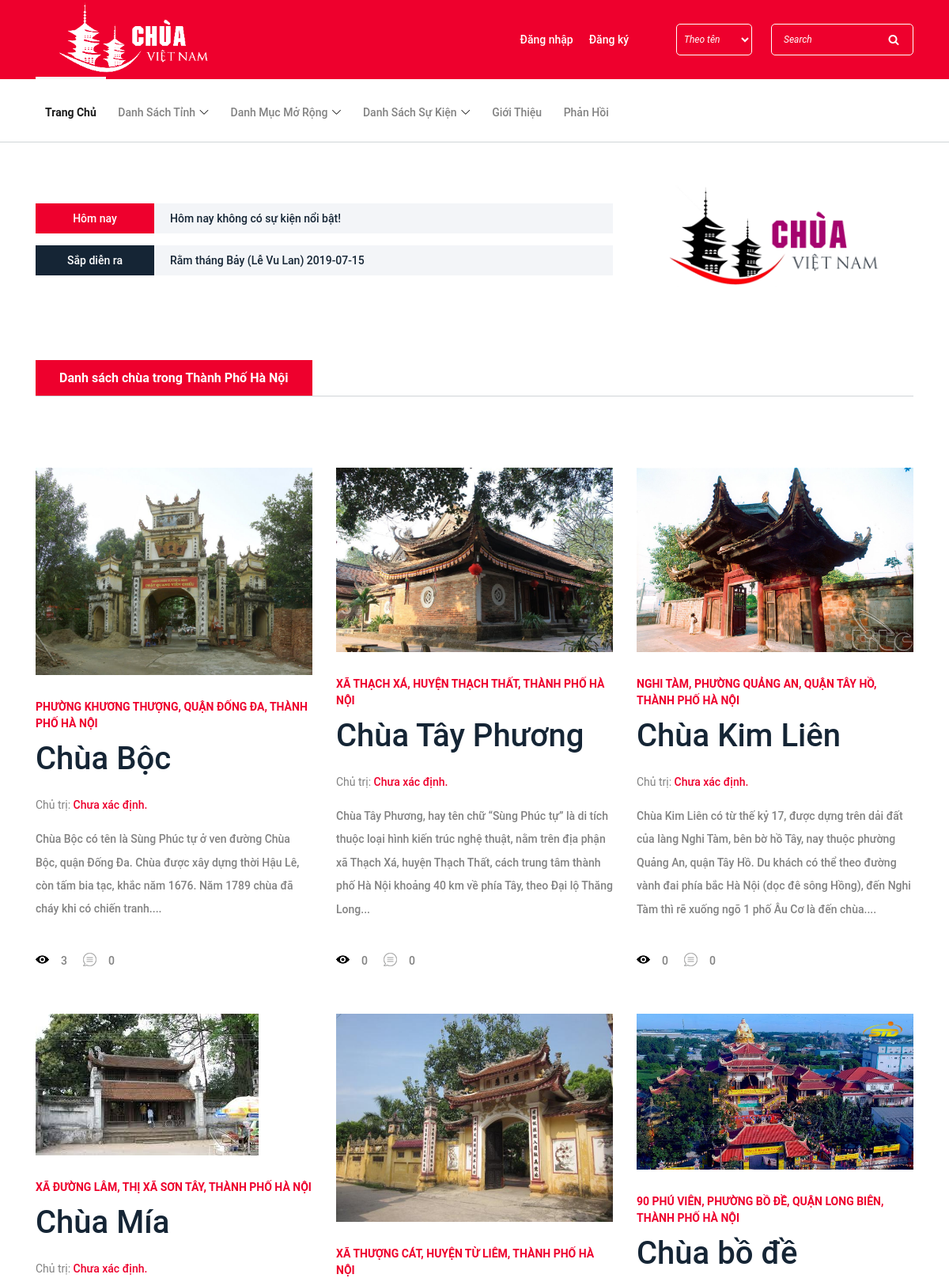
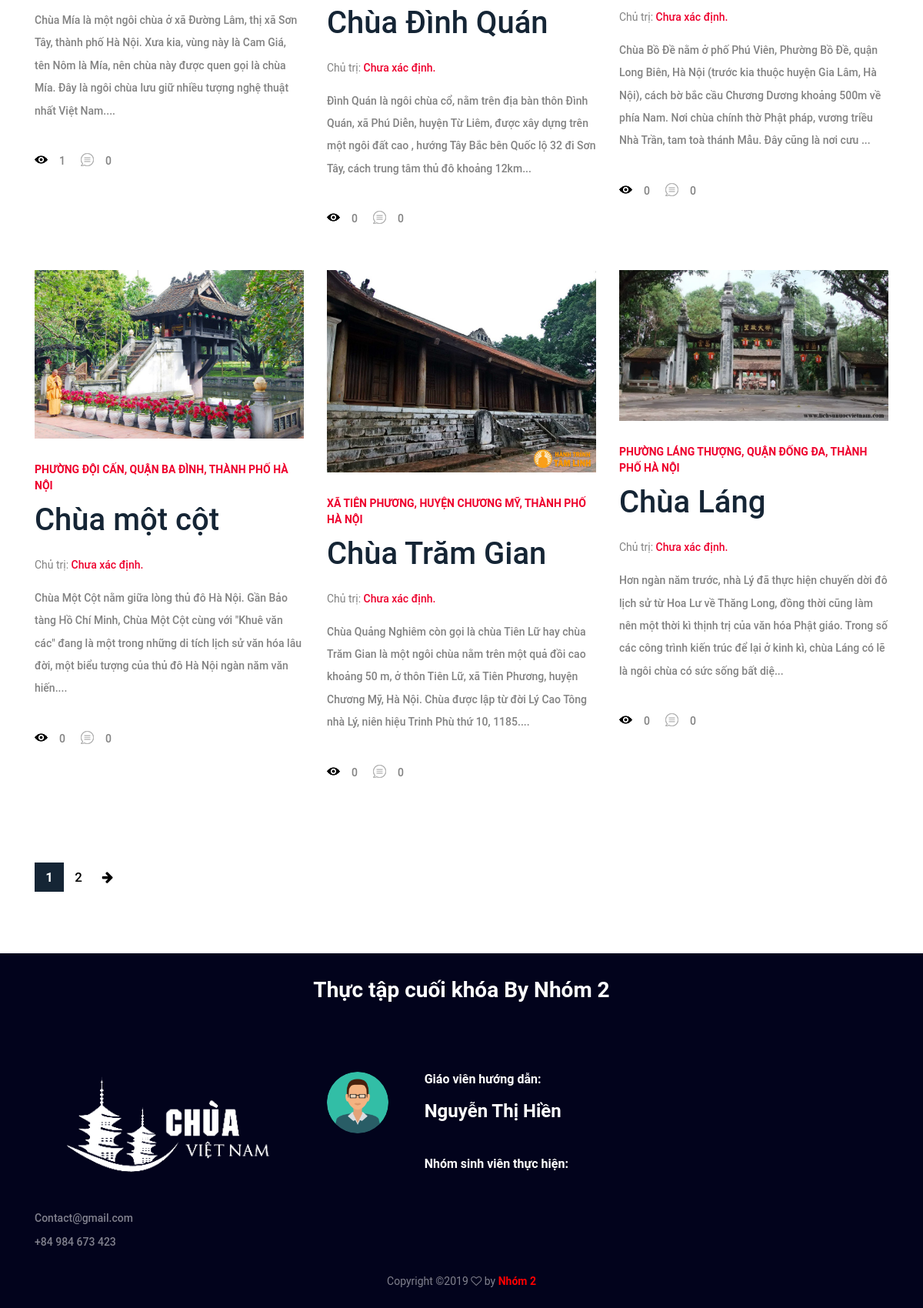
The page /chua/tinh/01 on the database its author committed (2 pictures, top to bottom).
### tables this page shows
CREATE TABLE `su_kien` (
  `id` int(50) NOT NULL,
  `ten` varchar(255) NOT NULL,
  `mo_ta` text NOT NULL,
  `ngay_dien_ra` date NOT NULL
);

CREATE TABLE `chua` (
  `id` int(50) NOT NULL,
  `ten` varchar(255) NOT NULL,
  `so_nha` varchar(50) NOT NULL,
  `id_phuong` varchar(50) DEFAULT NULL,
  `id_tinh` varchar(50) DEFAULT NULL,
  `id_quan` varchar(50) NOT NULL,
  `tieu_de` varchar(255) NOT NULL,
  `nguoi_chu_tri` varchar(255) NOT NULL,
  `view` int(50) DEFAULT NULL,
  `mo_ta` text NOT NULL,
  `nam_xay_dung` date NOT NULL,
  `anh` varchar(255) NOT NULL,
  `list_anh` text NOT NULL,
  `id_danh_muc` int(50) NOT NULL,
  `su_kien` text NOT NULL,
  `ngay_tao` double NOT NULL
);

### index.php (called while the page is built, shortened)
<?php
require_once BASEPATH.'core/CodeIgniter.php';

### application/core/My_Controller.php (called while the page is built, shortened)
<?php if ( ! defined('BASEPATH')) exit('No direct script access allowed');
class MY_Controller extends CI_Controller {
	public $data = array();
	public function __construct()
	{
		$controllers = $this->uri->segment(1);
		switch ($controllers) {
			default:
			$this->data['su_kien_gan_nhat'] = $this->su_kien_gan_nhat();
			break;
		}
	}
	private function su_kien_gan_nhat(){
		$date_now = date('Y-m-d');
		$input['order'] = array('ngay_dien_ra','ASC');
		$input['limit'] = array(3,0);
		$input['where'] = array('ngay_dien_ra >' => $date_now);
		$su_kien_gan_nhat = $this->Sukien_model->get_list($input);
		return $su_kien_gan_nhat;
	}
}

### application/core/MY_Model.php (called while the page is built, shortened)
<?php if ( ! defined('BASEPATH')) exit('No direct script access allowed');
class MY_Model extends CI_Model {
	var $table = '';
	var $key = 'id';
	var $order = '';
	function update($id, $data)
	{
	 	return TRUE;
	}
	function update_rule($where, $data)
	{
	 	$this->db->where($where);
	 	$this->db->update($this->table, $data);
	 	return TRUE;
	}
	function query($sql){
		$rows = $this->db->query($sql);
		return $rows->result();
	}
	function get_info_rule($where = array(), $field= '')
	{
	    if($field)
	    {
	        $this->db->select($field);
	    }
		$this->db->where($where);
		$query = $this->db->get($this->table);
		if ($query->num_rows())
		{
			return $query->row();
		}
		return FALSE;
	}
	function get_list($input = array())
	{
		$query = $this->db->get($this->table);
		return $query->result();
	}
	protected function get_list_set_input($input = array())
	{
		if ((isset($input['where'])) && $input['where'])
		{
			$this->db->where($input['where']);
		}
		if (isset($input['order'][0]) && isset($input['order'][1]))
		{
			$this->db->order_by($input['order'][0], $input['order'][1]);
		}
		else
		{
			$order = ($this->order == '') ? array($this->table.'.'.$this->key, 'desc') : $this->order;
			$this->db->order_by($order[0], $order[1]);
		}
		if (isset($input['limit'][0]) && isset($input['limit'][1]))
		{
			$this->db->limit($input['limit'][0], $input['limit'][1]);
		}
	}
}
?>

### application/helpers/public_helper.php (called while the page is built, shortened)
<?php
	function public_url($url = '')
	{
        return base_url('public/'.$url);
	}
	function chua_url($url = '')
	{
        return base_url('upload/chua/'.$url);
	}
 ?>

### application/views/site/chua/index.php (the view, shortened to what this page needs)
<div class="hero-area">
    <?php $this->load->view('site/hero_area'); ?>
</div>
<div class="blog-area section-padding-0-80">
    <div class="container">
        <div class="row">
            <div class="col-12 col-lg-12">
                <div class="section-heading">
                    <h6><?php
                    if(!empty($title)){
                        echo $title;
                    }else{
                        echo 'Danh sách chùa!';
                    }
                    ?>
                </h6>
            </div>
            <div class="blog-posts-area">
                <div class="row">
                    <?php if (!empty($chuas)): ?>
                        <?php foreach ($chuas as $row): ?>
                            <div class="col-md-4 single-blog-post featured-post mb-30">
                                <div class="post-thumb">
                                    <a href="<?php echo base_url('chua/view/') . $row->id; ?>"><img src="<?php echo chua_url($row->anh); ?>" alt="<?php echo $row->ten ?>"></a>
                                </div>
                                <div class="post-data">
                                    <a href="<?php echo base_url('chua/tinh/') . $row->provinceid; ?>" class="post-catagory">
                                        <?php if (isset($row->dia_chi)): ?>
                                            <?php echo  $row->dia_chi; ?>
                                        <?php else: ?>
                                            <?php echo  $row->type .' '.$row->name; ?>
                                        <?php endif ?>
                                        </a>
                                    <a href="<?php echo base_url('chua/view/') . $row->id; ?>" class="post-title">
                                        <h6><?php echo $row->ten; ?></h6>
                                    </a>
                                    <div class="post-meta">
                                        <p class="post-author">Chủ trị: <a href="#"><?php echo (!empty($row->nguoi_chu_tri)) ? $row->nguoi_chu_tri : 'Chưa xác định' ; ?>.</a></p>
                                        <p class="post-excerp"><?php echo $row->tieu_de; ?>...</p>
                                        <div class="d-flex align-items-center">
                                            <a href="#" class="post-like"><img src="<?php echo public_url('site'); ?>/img/core-img/view.png" alt=""> <span><?php echo $row->view ?></span></a>
                                            <a href="#" class="post-comment"><img src="<?php echo public_url('site'); ?>/img/core-img/chat.png" alt=""> <span><?php echo $row->tong_binh_luan; ?></span></a>
                                        </div>
                                    </div>
                                </div>
                            </div>
                        <?php endforeach ?>
                    <?php else: ?>
                            <div class="alert alert-success text-center col-12" style="color: red; font-size: 130%;" role="alert">Không có chùa phù hợp</div>
                    <?php endif ?>
                </div>
                <nav aria-label="Page navigation example" class="Panigation">
                    <?php echo $this->pagination->create_links(); ?>
                </nav>
            </div>
        </div>
    </div>
</div>
</div>

### application/views/site/hero_area.php (shortened to what this page needs)
<div class="container">
    <div class="row align-items-center">
        <div class="col-12 col-lg-8">
            <div class="breaking-news-area d-flex align-items-center">
                <div class="news-title">
                    <p>Hôm nay</p>
                </div>
                <div id="breakingNewsTicker" class="ticker">
                    <ul>
                        <?php if (!empty($su_kien_hom_nay->id)): ?>
                            <li><a href="<?php echo base_url('chua/sukien/') . $su_kien_hom_nay->id; ?>"><?php echo $su_kien_hom_nay->ngay_dien_ra ?>.</a></li>
                            <li><a href="<?php echo base_url('chua/sukien/') . $su_kien_hom_nay->id; ?>"><?php echo $su_kien_hom_nay->ten ?>.</a></li>
                        <?php else: ?>
                            <li><a data-href="#">Hôm nay không có sự kiện nổi bật!</a></li>
                        <?php endif ?>
                    </ul>
                </div>
            </div>
            <div class="breaking-news-area d-flex align-items-center mt-15">
                <div class="news-title title2">
                    <p>Sắp diễn ra</p>
                </div>
                <div id="internationalTicker" class="ticker">
                    <ul>
                        <?php if (!empty($su_kien_gan_nhat)): ?>
                            <?php foreach ($su_kien_gan_nhat as $row): ?>
                                <li><a href="<?php echo base_url('chua/sukien/') . $row->id; ?>"><?php echo $row->ten .' '. $row->ngay_dien_ra ?></a></li>
                            <?php endforeach ?>
                        <?php else: ?>
                            <li><a data-href="#">Welcome to website.</a></li>
                            <li><a data-href="#">Welcome to website.</a></li>
                        <?php endif ?>
                    </ul>
                </div>
            </div>
        </div>
        <div class="col-12 col-lg-4">
            <div class="hero-add">
                <a href="#"><img src="<?php echo public_url('site') ?>/img/bg-img/hero-add.gif" alt=""></a>
            </div>
        </div>
    </div>
</div>

### public/site/style.css (style rules this page uses)
* { margin: 0; padding: 0; }
body { font-family: "Roboto", sans-serif; font-size: 14px; }
h1, h2, h3, h4, h5, h6 { color: #152535; line-height: 1.3; font-weight: 700; }
p { color: #828282; font-size: 14px; line-height: 2; font-weight: 400; }
ul, ol { margin: 0; }
img { height: auto; max-width: 100%; }
.mt-15 { margin-top: 15px !important; }
.mb-30 { margin-bottom: 30px !important; }
.section-padding-0-80 { padding-top: 0; padding-bottom: 80px; }
.section-heading { position: relative; z-index: 1; margin-bottom: 90px; border-bottom: 1px solid #d0d5d8; }
.section-heading h6 { font-size: 16px; margin-bottom: 0; line-height: 45px; height: 45px; min-width: 140px; padding: 0 30px; background-color: #ee002d; color: #fff; font-weight: 700; display: inline-block; text-align: center; }
.hero-area { position: relative; z-index: 1; padding: 50px 0 80px; }
.hero-area .breaking-news-area { position: relative; z-index: 1; }
.hero-area .breaking-news-area .news-title { min-width: 150px; height: 38px; background-color: #ee002d; text-align: center; padding: 0 20px; }
.hero-area .breaking-news-area .news-title p { margin-bottom: 0; font-weight: 500; color: #fff; line-height: 38px; }
.hero-area .breaking-news-area .news-title.title2 { background-color: #152535; }
.hero-area .breaking-news-area .ticker { width: 100%; text-align: left; position: relative; overflow: hidden; padding: 0 20px; background-color: #f3f5f8; }
.hero-area .breaking-news-area .ticker ul { width: 100%; position: relative; z-index: 1; }
.hero-area .breaking-news-area .ticker ul li { display: none; width: 100%; }
.hero-area .breaking-news-area .ticker ul li a { display: block; font-size: 14px; color: #152535; height: 38px; line-height: 38px; }
.hero-add { position: relative; z-index: 1; }
.single-blog-post { position: relative; z-index: 1; }
.single-blog-post .post-thumb a { display: block; }
.single-blog-post .post-data { padding: 30px 0; }
.single-blog-post .post-data .post-catagory { font-size: 14px; color: #ee002d; text-transform: uppercase; font-weight: 700; margin-bottom: 10px; display: block; }
.single-blog-post .post-data .post-title { display: block; }
.single-blog-post .post-data .post-title h6 { -webkit-transition-duration: 500ms; transition-duration: 500ms; line-height: 1.9; }
.single-blog-post .post-data .post-meta .post-like { display: -webkit-box; display: -ms-flexbox; display: flex; -webkit-box-align: flex-end; -ms-flex-align: flex-end; -ms-grid-row-align: flex-end; align-items: flex-end; }
.single-blog-post .post-data .post-meta .post-like span { line-height: 1; margin-left: 15px; }
.single-blog-post .post-data .post-meta .post-comment { margin-left: 20px; display: -webkit-box; display: -ms-flexbox; display: flex; -webkit-box-align: flex-end; -ms-flex-align: flex-end; -ms-grid-row-align: flex-end; align-items: flex-end; }
.single-blog-post .post-data .post-meta .post-comment span { line-height: 1; margin-left: 15px; }
.single-blog-post.featured-post { position: relative; z-index: 1; }
.single-blog-post.featured-post .post-data { padding: 30px 0; }
.single-blog-post.featured-post .post-data .post-title h6 { font-size: 40px; line-height: 1.2; margin-bottom: 20px; font-weight: 500; }
.single-blog-post.featured-post .post-data .post-author { margin-bottom: 15px; display: block; width: 100%; }
.single-blog-post.featured-post .post-data .post-author a { display: inline-block; color: #ee002d; }
.single-blog-post.featured-post .post-data .post-excerp { font-weight: 500; margin-bottom: 40px; display: block; line-height: 2.1; }

### public/site/customsite.css (style rules this page uses)
nav.Panigation { margin-top: 50px; }
nav.Panigation a,nav.Panigation strong { color: #000; line-height: 38px; position: relative; width: 38px; height: 38px; font-size: 120%; text-align: center; display: inline-block; }
nav.Panigation strong, nav.Panigation a:hover { background-color: #152535; color: #fff; }

### rows shown on the page
su_kien: ten "Rằm tháng Bảy (Lễ Vu Lan)", ngay_dien_ra "2019-07-15"
chua: anh (picture), dia_chi "PHƯỜNG KHƯƠNG THƯỢNG, QUẬN ĐỐNG ĐA, THÀNH PHỐ HÀ NỘI", ten "Chùa Bộc", tieu_de "Chùa Bộc có tên là Sùng Phúc tự ở ven đường Chùa Bộc, quận Đống Đa. Chùa được xây dựng thời Hậu Lê, còn tấm bia tạc, khắc năm 1676. Năm 1789 chùa đã cháy khi có chiến tranh.", view "3", tong_binh_luan "0"
chua: anh (picture), dia_chi "XÃ THẠCH XÁ, HUYỆN THẠCH THẤT, THÀNH PHỐ HÀ NỘI", ten "Chùa Tây Phương", tieu_de "Chùa Tây Phương, hay tên chữ “Sùng Phúc tự” là di tích thuộc loại hình kiến trúc nghệ thuật, nằm trên địa phận xã Thạch Xá, huyện Thạch Thất, cách trung tâm thành phố Hà Nội khoảng 40 km về phía Tây, theo Đại lộ Thăng Long", view "0"
chua: anh (picture), dia_chi "NGHI TÀM, PHƯỜNG QUẢNG AN, QUẬN TÂY HỒ, THÀNH PHỐ HÀ NỘI", ten "Chùa Kim Liên", tieu_de "Chùa Kim Liên có từ thế kỷ 17, được dựng trên dải đất của làng Nghi Tàm, bên bờ hồ Tây, nay thuộc phường Quảng An, quận Tây Hồ. Du khách có thể theo đường vành đai phía bắc Hà Nội (dọc đê sông Hồng), đến Nghi Tàm thì rẽ xuống ngõ 1 phố Âu Cơ là đến chùa.", view "0"
chua: anh (picture), dia_chi "XÃ ĐƯỜNG LÂM, THỊ XÃ SƠN TÂY, THÀNH PHỐ HÀ NỘI", ten "Chùa Mía", tieu_de "Chùa Mía là một ngôi chùa ở xã Đường Lâm, thị xã Sơn Tây, thành phố Hà Nội. Xưa kia, vùng này là Cam Giá, tên Nôm là Mía, nên chùa này được quen gọi là chùa Mía. Đây là ngôi chùa lưu giữ nhiều tượng nghệ thuật nhất Việt Nam.", view "1", tong_binh_luan "0"
chua: anh (picture), dia_chi "XÃ THƯỢNG CÁT, HUYỆN TỪ LIÊM, THÀNH PHỐ HÀ NỘI", ten "Chùa Đình Quán", tieu_de "Đình Quán là ngôi chùa cổ, nằm trên địa bàn thôn Đình Quán, xã Phú Diễn, huyện Từ Liêm, được xây dựng trên một ngôi đất cao , hướng Tây Bắc bên Quốc lộ 32 đi Sơn Tây, cách trung tâm thủ đô khoảng 12km", view "0"
chua: anh (picture), dia_chi "90 PHÚ VIÊN, PHƯỜNG BỒ ĐỀ, QUẬN LONG BIÊN, THÀNH PHỐ HÀ NỘI", ten "Chùa bồ đề", tieu_de "Chùa Bồ Đề nằm ở phố Phú Viên, Phường Bồ Đề, quận Long Biên, Hà Nội (trước kia thuộc huyện Gia Lâm, Hà Nội), cách bờ bắc cầu Chương Dương khoảng 500m về phía Nam. Nơi chùa chính thờ Phật pháp, vương triều Nhà Trần, tam toà thánh Mẫu. Đây cũng là nơi cưu", view "0"
chua: anh (picture), dia_chi "PHƯỜNG ĐỘI CẤN, QUẬN BA ĐÌNH, THÀNH PHỐ HÀ NỘI", ten "Chùa một cột", tieu_de "Chùa Một Cột nằm giữa lòng thủ đô Hà Nội. Gần Bảo tàng Hồ Chí Minh, Chùa Một Cột cùng với \"Khuê văn các\" đang là một trong những di tích lịch sử văn hóa lâu đời, một biểu tượng của thủ đô Hà Nội ngàn năm văn hiến.", view "0"
chua: anh (picture), dia_chi "XÃ TIÊN PHƯƠNG, HUYỆN CHƯƠNG MỸ, THÀNH PHỐ HÀ NỘI", ten "Chùa Trăm Gian", tieu_de "Chùa Quảng Nghiêm còn gọi là chùa Tiên Lữ hay chùa Trăm Gian là một ngôi chùa nằm trên một quả đồi cao khoảng 50 m, ở thôn Tiên Lữ, xã Tiên Phương, huyện Chương Mỹ, Hà Nội. Chùa được lập từ đời Lý Cao Tông nhà Lý, niên hiệu Trinh Phù thứ 10, 1185.", view "0"
chua: anh (picture), dia_chi "PHƯỜNG LÁNG THƯỢNG, QUẬN ĐỐNG ĐA, THÀNH PHỐ HÀ NỘI", ten "Chùa Láng", tieu_de "Hơn ngàn năm trước, nhà Lý đã thực hiện chuyến dời đô lịch sử từ Hoa Lư về Thăng Long, đồng thời cũng làm nên một thời kì thịnh trị của văn hóa Phật giáo. Trong số các công trình kiến trúc để lại ở kinh kì, chùa Láng có lẽ là ngôi chùa có sức sống bất diệ", view "0"

### other values the page prints
$title "Danh sách chùa trong Thành Phố Hà Nội"
$this->pagination->create_links() "1 2"
